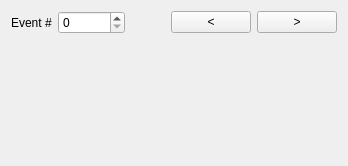
              <widget class="QWidget" name="page_2">
               <layout class="QVBoxLayout" name="verticalLayout_26">
                <item>
                 <layout class="QHBoxLayout" name="horizontalLayout_52">
                  <item>
                   <widget class="QLabel" name="label_33">
                    <property name="text">
                     <string>Event #</string>
                    </property>
                   </widget>
                  </item>
                  <item>
                   <widget class="QSpinBox" name="sbShowBombsEvent">
                    <property name="maximum">
                     <number>999999999</number>
                    </property>
                   </widget>
                  </item>
                  <item>
                   <spacer name="horizontalSpacer_60">
                    <property name="orientation">
                     <enum>Qt::Horizontal</enum>
                    </property>
                    <property name="sizeHint" stdset="0">
                     <size>
                      <width>40</width>
                      <height>20</height>
                     </size>
                    </property>
                   </spacer>
                  </item>
                  <item>
                   <widget class="QPushButton" name="pbShowBombsPrevious">
                    <property name="text">
                     <string>&lt;</string>
                    </property>
                   </widget>
                  </item>
                  <item>
                   <widget class="QPushButton" name="pbShowBombsNext">
                    <property name="text">
                     <string>&gt;</string>
                    </property>
                   </widget>
                  </item>
                 </layout>
                </item>
                <item>
                 <spacer name="verticalSpacer_24">
                  <property name="orientation">
                   <enum>Qt::Vertical</enum>
                  </property>
                  <property name="sizeHint" stdset="0">
                   <size>
                    <width>20</width>
                    <height>121</height>
                   </size>
                  </property>
                 </spacer>
                </item>
               </layout>
              </widget>
